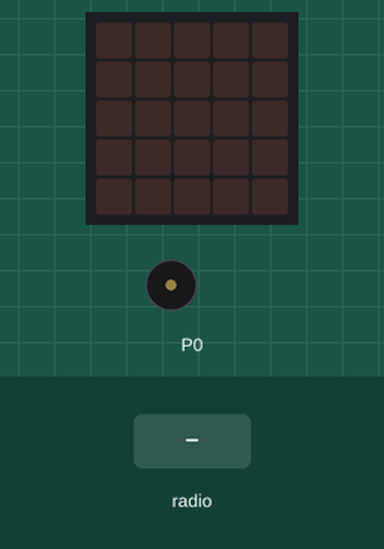
This program was run on a simulated BBC micro:bit running MicroPython. Parts: the board's 5×5 LED display, buzzer (waves = sounding). The test bench sets the inputs (shaded band).

Above: at 1.2 s.
1.3 s: radio message "dash" arrives
At 1.48 s:
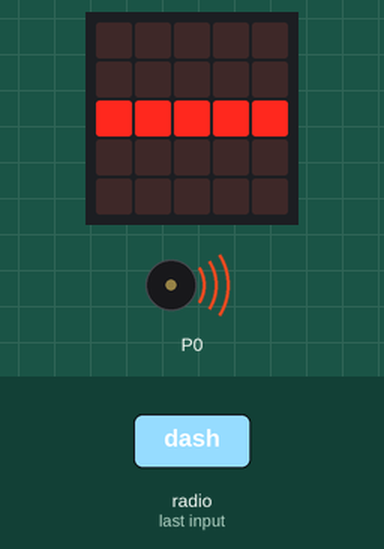
3.1 s: radio message "dot" arrives
At 3.9 s:
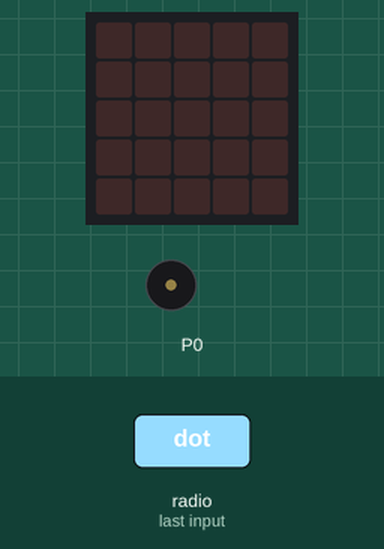
Timing chart, 0 to 6.1 s (numbered marks = the images above; inputs shaded):
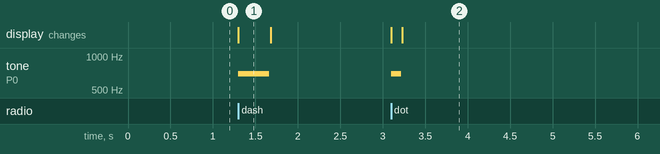

The program:

Morse_Code_Receiver.py
```python
from microbit import *
import music
import radio


radio.on()
DOT = Image('00000:'
            '00000:'
            '00900:'
            '00000:'
            '00000:')
DASH = Image('00000:'
             '00000:'
             '99999:'
             '00000:'
             '00000:')
while True:
  message = radio.receive()
  if message == 'dot':
    display.show(DOT)
    music.play('F5:1')
    display.clear()
    sleep(300)
  elif message == 'dash':
    display.show(DASH)
    music.play('F5:3')
    display.clear()
    sleep(300)
```

Measured:
- after the input at 1.3 s, tone on P0: silent → 698 Hz at once, → silent 0.36 s later; the display: changes at once (image 1)
- after the input at 3.1 s, tone on P0: silent → 698 Hz at once, → silent 0.12 s later; the display: first changes at once (image 2 shows a later state)
